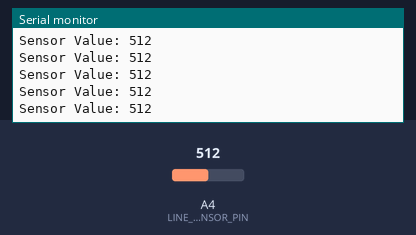
The sketch below on a simulated Arduino Uno, built with avr-gcc and run on an emulated ATmega328P. Shown: the last lines printed to the serial monitor. Inputs (shaded band) come from the test bench; at power-on: A4 (LINE_SENSOR_PIN) = 512.

Above: at 6.2 s.
6.3 s: A4 (LINE_SENSOR_PIN) set to 716
At 6.42 s:
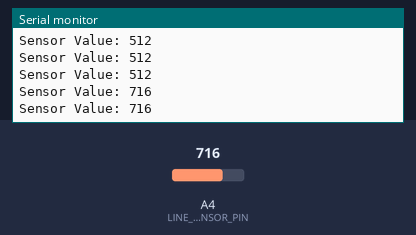
7.8 s: A4 (LINE_SENSOR_PIN) set to 900
At 7.82 s:
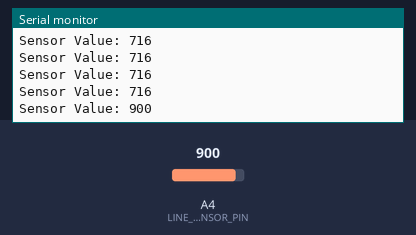
Timing chart, 0 to 10.8 s (numbered marks = the images above; inputs shaded):
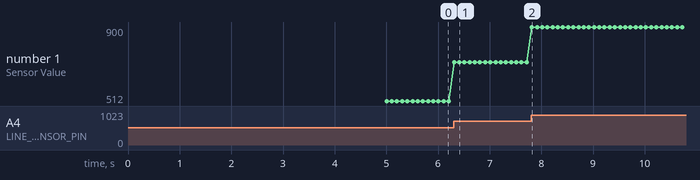

The sketch:

QRE1113_Sensor_de_linha.ino
```cpp
// QRE1113 Line Sensor
// 20/08/2024
// Marcus <marcus.vinicius.mvap@gmail.com>

const int LINE_SENSOR_PIN = 4;

void setup() {
  Serial.begin(115200);
  delay(5000);  // Await serial connection

  Serial.println("-- \t chapisco \t --");
  Serial.println("-- \t QRE1113 Line Sensor Test");
  Serial.println("-- \t " __FILE__);
  Serial.println("-- \t " __DATE__);

  pinMode(LINE_SENSOR_PIN, INPUT);
}

void loop() {
  int sensorValue = analogRead(LINE_SENSOR_PIN);

  Serial.print(F("Sensor Value: "));
  Serial.println(sensorValue);

  delay(100);
}
```

Measured:
- after the input at 6.3 s, the serial monitor: prints a new line at once (image 1)
- after the input at 7.8 s, the serial monitor: prints a new line at once (image 2)
- plotted number 1: 512 → 716 after the input at 6.3 s, 716 → 900 after the input at 7.8 s
